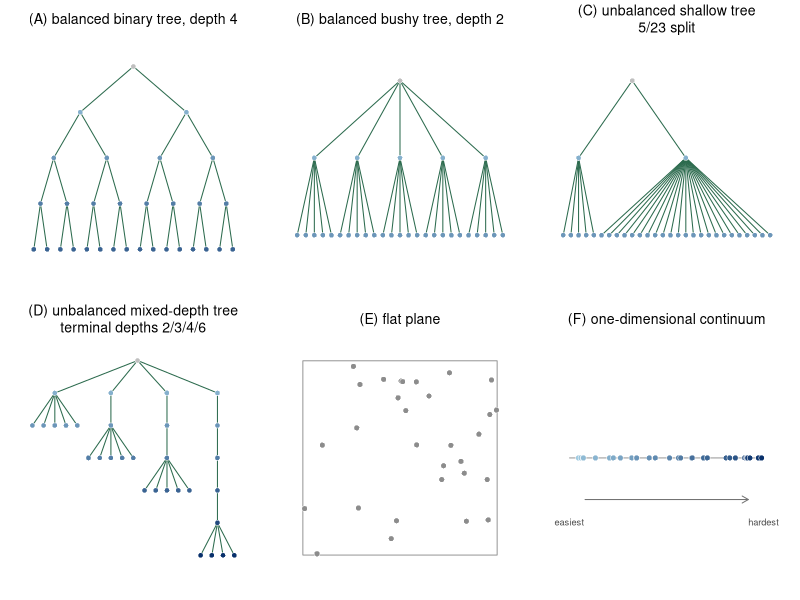

The R source for this figure:
args <- commandArgs(trailingOnly = FALSE)
script_arg <- grep("^--file=", args, value = TRUE)
script_file <- normalizePath(gsub("~+~", " ", sub("^--file=", "", script_arg[1]), fixed = TRUE), mustWork = TRUE)
PKG <- normalizePath(file.path(dirname(script_file), ".."), mustWork = TRUE)
set.seed(4)
M <- 30L
pal <- colorRampPalette(c("#9ecae1", "#08306b"))(7)
EDGE <- "#2b6a4d"

finish_tree <- function(par) {
  dep <- integer(length(par))
  for (i in 2:length(par)) dep[i] <- dep[par[i]] + 1L
  list(par = par, dep = dep)
}

balanced_tree <- function(depth, bf) {
  par <- 0L
  add <- function(node, level) {
    if (level >= depth) {
      return()
    }
    for (b in seq_len(bf)) {
      par <<- c(par, node)
      add(length(par), level + 1L)
    }
  }
  add(1L, 0L)
  finish_tree(par)
}

unbalanced_5_23 <- function() {
  par <- c(0L, 1L, 1L)
  par <- c(par, rep(2L, 5L), rep(3L, 23L))
  finish_tree(par)
}

unbalanced_mixed <- function() {
  par <- 0L
  spines <- vector("list", 4L)
  for (a in seq_along(c(2L, 3L, 4L, 6L))) {
    parent <- 1L
    spines[[a]] <- integer(0)
    for (d in seq_len(c(2L, 3L, 4L, 6L)[a])) {
      par <- c(par, parent)
      parent <- length(par)
      spines[[a]] <- c(spines[[a]], parent)
    }
  }
  for (k in seq_len(4L)) par <- c(par, spines[[1]][1])
  for (k in seq_len(4L)) par <- c(par, spines[[2]][2])
  for (k in seq_len(4L)) par <- c(par, spines[[3]][3])
  for (k in seq_len(3L)) par <- c(par, spines[[4]][5])
  stopifnot(length(par) - 1L == M)
  finish_tree(par)
}

tree_layout <- function(tree) {
  par <- tree$par
  dep <- tree$dep
  n <- length(par)
  kids <- lapply(seq_len(n), function(i) which(par == i))
  x <- rep(NA_real_, n)
  leaf <- 0L
  place <- function(v) {
    if (!length(kids[[v]])) {
      leaf <<- leaf + 1L
      x[v] <<- leaf
    } else {
      for (ch in kids[[v]]) place(ch)
      x[v] <<- mean(x[kids[[v]]])
    }
  }
  place(1L)
  list(x = x, y = max(dep) - dep)
}

panel_tree <- function(tree, main) {
  xy <- tree_layout(tree)
  par <- tree$par
  dep <- tree$dep
  plot(NA,
    xlim = range(xy$x) + c(-.7, .7), ylim = range(xy$y) + c(-.45, .45),
    axes = FALSE, xlab = "", ylab = "", main = main, cex.main = 1.28, font.main = 1
  )
  for (k in 2:length(par)) {
    segments(xy$x[par[k]], xy$y[par[k]], xy$x[k], xy$y[k], col = EDGE, lwd = 1.0)
  }
  points(xy$x[-1], xy$y[-1],
    pch = 21, cex = 1.05, lwd = .5,
    bg = pal[pmin(dep[-1] + 1L, length(pal))], col = "white"
  )
  points(xy$x[1], xy$y[1],
    pch = 21, cex = 1.05, lwd = .5,
    bg = "grey75", col = "white"
  )
}

out <- file.path(PKG, "figure/fig_sim_negcontrol_truths.pdf")
pdf(out, width = 12.0, height = 7.1)
par(mfrow = c(2, 3), mar = c(1.6, 1.2, 2.8, 1.2), xpd = NA)

panel_tree(balanced_tree(4L, 2L), "(A) balanced binary tree, depth 4")
panel_tree(balanced_tree(2L, 5L), "(B) balanced bushy tree, depth 2")
panel_tree(unbalanced_5_23(), "(C) unbalanced shallow tree\n5/23 split")
panel_tree(unbalanced_mixed(), "(D) unbalanced mixed-depth tree\nterminal depths 2/3/4/6")

xy <- matrix(runif(2 * M), ncol = 2)
plot(NA,
  xlim = c(-.06, 1.06), ylim = c(-.06, 1.06), asp = 1, axes = FALSE,
  xlab = "", ylab = "", main = "(E) flat plane", cex.main = 1.28, font.main = 1
)
rect(0, 0, 1, 1, border = "grey55", lwd = .9)
points(xy, pch = 21, cex = 1.15, lwd = .5, bg = "grey55", col = "white")

u <- sort(runif(M))
plot(NA,
  xlim = c(-.06, 1.06), ylim = c(-.35, .35), axes = FALSE,
  xlab = "", ylab = "", main = "(F) one-dimensional continuum",
  cex.main = 1.28, font.main = 1
)
segments(0, 0, 1, 0, col = "grey55", lwd = .9)
points(u, rep(0, M),
  pch = 21, cex = 1.15, lwd = .5,
  bg = colorRampPalette(c("#9ecae1", "#08306b"))(M), col = "white"
)
text(0, -0.20, "easiest", cex = .85, col = "grey30")
text(1, -0.20, "hardest", cex = .85, col = "grey30")
arrows(0.08, -0.13, 0.92, -0.13, length = .07, col = "grey45", lwd = 1)
dev.off()

cat("wrote ", out, "\n", sep = "")
